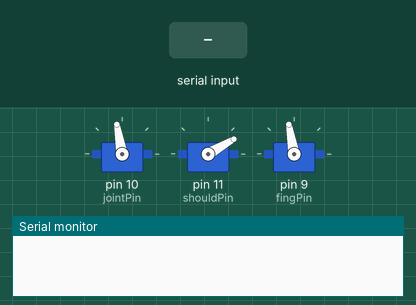
This sketch was run on a simulated Arduino Uno, built with avr-gcc and run on an emulated ATmega328P. On the bench: 3 × servo, the last lines printed to the serial monitor. The test bench sets the inputs (shaded band).

Above: at 1.2 s.
1.3 s: "90,45,200\n" received over Serial
At 3.9 s:
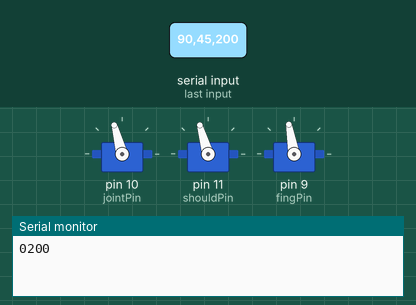
4.3 s: "30,150,10\n" received over Serial
At 6.8 s:
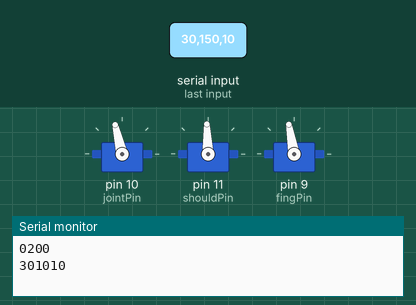
7.3 s: "90,45,200,10\n" received over Serial
At 8.76 s:
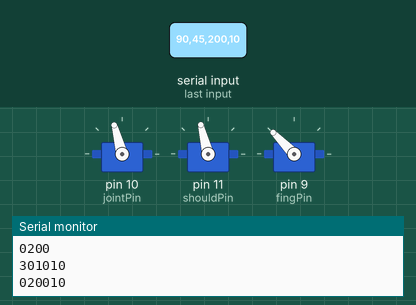
Timing chart, 0 to 10.9 s (numbered marks = the images above; inputs shaded):
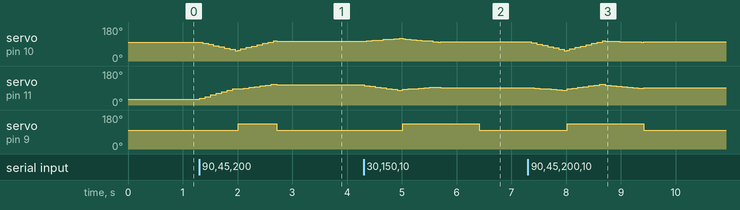

The sketch:

wordhunt2.ino
```cpp
#include <Stepper.h>
#include <Servo.h>

int sPos, jPos;
bool fingOn;

Servo fing;
int fingPin = 9;
int offDeg = 100;
int onDeg = 134;

Servo joint;
int jointPin = 10;
int startJoint = 100;

Servo should;
int shouldPin = 11;
int startShould = 30;

bool coords = true;
bool python = true;

void setup() {
  // put your setup code here, to run once:
  Serial.begin(9600);
  while (Serial.available() > 0) {
    Serial.print(Serial.read());
  }
  Serial.println("");
  joint.attach(jointPin);
  should.attach(shouldPin);
  fing.attach(fingPin);
  // Reset positions
  joint.write(startJoint);
  jPos = startJoint;
  should.write(startShould);
  sPos = startShould;
  fing.write(offDeg);
  fingOn = false;
}

int sLookup[][4] =
{
  {106, 92, 82, 74},
  {92, 78, 63, 46},
  {85, 66, 48, 32},
  {82, 62, 41, 22}
};

int jLookup[][4] =
{
  {105, 79, 58, 40},
  {103, 78, 56, 36},
  {106, 79, 58, 42},
  {118, 87, 67, 52}
};

void smooth(int newS, int newJ) {
  int n = 7;
  int sDiff = newS - sPos;
  int jDiff = newJ - jPos;
  if (sDiff < 0) {
    sDiff -= 3;
  }
  else if (sDiff > 0){
    sDiff += 3;
  }
  if (jDiff < 0) {
    jDiff -= 3;
  }
  else if (jDiff > 0){
    jDiff += 3;
  }
  for (int i = 1; i <= n; i++) {
    should.write(sPos + (i*sDiff)/n);
    delay(50);
    joint.write(jPos+(i*jDiff)/n);
    delay(50);
  }
  should.write(newS);
  joint.write(newJ);
  sPos = newS;
  jPos = newJ;
}

void loop() {
  // put your main code here, to run repeatedly:

  while(true) {
    char buf[50];
    int cap;

    if (python) {
      while (Serial.available() == 0);
      char c = Serial.read();
      String w = "";
      while (c != '\n') {
        if (c >= '0' && c <= '3') {
          w.concat(c);
        }
        c = Serial.read();
      }
      Serial.println(w);
      for (int i = 0; i < w.length(); i += 2) {
        int r = (int)(w.charAt(i)-'0');
        int c = (int)(w.charAt(i+1)-'0');
        if (r >= 0 && r < 4 && c >= 0 && c < 4) {
          smooth(sLookup[r][c], jLookup[r][c]);
        }
        if (i == 0) {
          fing.write(onDeg);
        }
      }
      fing.write(offDeg);
      delay(120);
    }
    else{
      int f;
      if (coords) {
        Serial.println("Enter row, col, tap");
        while (Serial.available() == 0);
        int r = Serial.parseInt();
        int c = Serial.parseInt();
        f = Serial.parseInt();
        Serial.read();
        sprintf(buf, "%d %d %d", r, c, f);
        Serial.println(buf);
        if (r >= 0 && r < 4 && c >= 0 && c < 4) {
          smooth(sLookup[r][c], jLookup[r][c]);
        }
      }
      else {
        Serial.println("Enter shoulder, joint, tap");
        while (Serial.available() == 0);
        int s = Serial.parseInt();
        int j = Serial.parseInt();
        f = Serial.parseInt();
        Serial.read();
        sprintf(buf, "%d %d %d", s, j, f);
        Serial.println(buf);
        if (j >= 15 && j <= 170 && s >= 15 && s <= 170) {
          smooth(s, j);
        }
      }

      if (f == 0 && fingOn) {
        fing.write(offDeg);
        fingOn = false;
      }
      else if (f != 0 && !fingOn) {
        fing.write(onDeg);
        fingOn = true;
      }
    }
  }
}
```

Measured:
- after the input at 1.3 s, servo on pin 10 (jointPin): 100° → 94° after 0.06 s, → 88° 0.10 s later, → 81° 0.10 s later, → 75° 0.10 s later, … (16 changes in this stretch); servo on pin 11 (shouldPin): rises from 30° to 109° in 1.3 s, then falls to 106° in 0.10 s; servo on pin 9 (fingPin): 100° → 134° after 0.71 s, → 100° 0.70 s later
- after the input at 4.3 s, servo on pin 10 (jointPin): 105° → 107° after 0.06 s, → 109° 0.10 s later, → 111° 0.10 s later, → 114° 0.10 s later, … (16 changes in this stretch); servo on pin 11 (shouldPin): 106° → 103° at once, → 99° 0.10 s later, → 95° 0.10 s later, → 91° 0.10 s later, … (15 changes in this stretch)
- after the input at 7.3 s, servo on pin 10 (jointPin): 103° → 97° after 0.06 s, → 90° 0.10 s later, → 83° 0.10 s later, → 76° 0.10 s later, … (22 changes in this stretch); servo on pin 11 (shouldPin): 92° → 91° at once, → 89° 0.10 s later, → 87° 0.10 s later, → 85° 0.10 s later, … (22 changes in this stretch)
